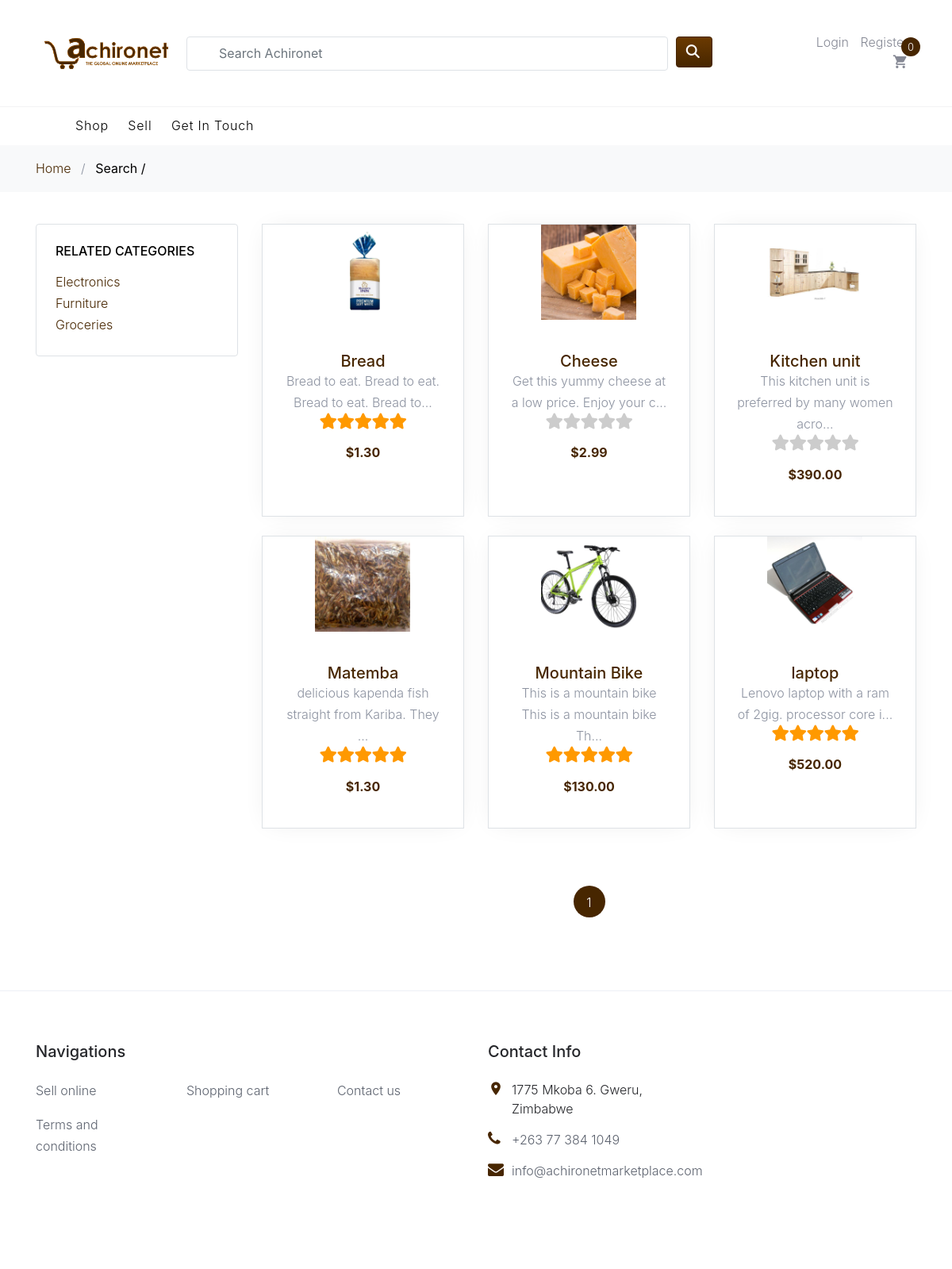
Page /shop/search/ on the committed database.
### shop/models.py (models this page shows, shortened)
class Product(models.Model):
    objects = ProductQuerySet.as_manager()
    category = models.ForeignKey(Category, related_name='products',
                                 on_delete=models.CASCADE)
    name = models.CharField(max_length=200, db_index=True)
    slug = models.SlugField(max_length=200, db_index=True)
    description = models.TextField(max_length=500)
    price = models.DecimalField(max_digits=10, decimal_places=2)
    available = models.BooleanField(default=True)
    published = models.BooleanField(default=False)
    created = models.DateTimeField(auto_now_add=True)
    updated = models.DateTimeField(auto_now=True)
    stock = models.IntegerField()
    search_keywords = models.CharField(max_length=500, blank=True)
    seller = models.ForeignKey(
        SellerProfile, related_name='stock', on_delete=models.CASCADE, null=True)
    class Meta:
        ordering = ('name',)
        index_together = (('id', 'slug'),)
    def get_absolute_url(self):
        return reverse('shop:product_detail', args=[self.id, self.slug])
    def get_short_description(self):
        return self.description[:50] + "..."
    def get_average_review(self):
        total = sum(review.score for review in self.review_set.all())
        avg = 0
        try:
            avg = (total / self.review_set.all().count())
        except ZeroDivisionError:
            avg = 0
        return int(avg)
    def get_rating_html(self):
        colored_stars = self.get_average_review()
        uncolored_stars = 5 - colored_stars
        colored_stars_string = ""
        uncolored_stars_string = ""
        counter = 0
        for i in range(1, colored_stars+1):
            colored_stars_string += '<span><input type="radio" name="rating" id="str{0}" value="{0}"><label style="color:#F90" id="label{0}" for="str{0}"><i class="fas fa-star"></i></label></span>'.format(
                i)
        for i in range(colored_stars+1, 6):
            uncolored_stars_string += '<span><input type="radio" name="rating" id="str{0}" value="{0}"><label id="label{0}" for="str{0}"><i class="fas fa-star"></i></label></span>'.format(
                i)
        return '<div class="product-rating">' + colored_stars_string + uncolored_stars_string + '</div>'

class ProductImage(models.Model):
    file = models.ImageField(
        upload_to=RandomFileName("product-images"), blank=True)
    description = models.CharField(max_length=255, blank=True)
    uploaded_at = models.DateTimeField(auto_now_add=True)
    product = models.ForeignKey(
        "Product", on_delete=models.CASCADE, related_name="images", null=True, blank=True)
    class Meta:
        verbose_name = 'image'
        verbose_name_plural = 'images'

class Review(models.Model):
    your_message = models.TextField(max_length=4000)
    score = models.IntegerField(
        validators=[
            MaxValueValidator(5),
            MinValueValidator(0)
        ]
    )
    created = models.DateTimeField(auto_now_add=True)
    product = models.ForeignKey(Product, on_delete=models.CASCADE)
    user_profile = models.ForeignKey(
        Profile, null=True, on_delete=models.SET_NULL)

class Category(models.Model):
    name = models.CharField(max_length=200, db_index=True)
    slug = models.SlugField(max_length=200, unique=True)
    class Meta:
        ordering = ('name',)
        verbose_name = 'category'
        verbose_name_plural = 'categories'
    def get_absolute_url(self):
        return reverse('shop:product_list_by_category', args=[self.slug])

### shop/views.py (the view)
# urls.py: url(r'^shop/search/$', views.search_products, name='search'),
def search_products(request):
    products = None
    if request.user.is_staff:
        products = Product.objects.filter(available=True)
    else:
        products = Product.objects.filter(available=True, published=True)
    form = SearchForm(request.GET)
    query_string = ""
    if form.is_valid():
        products = products.search(**form.cleaned_data)
        query_string = form.cleaned_data['q']
    categories = []
    for product in products:
        categories.append(product.category)
    categories = set(categories)
    paginator = Paginator(products, 12)
    current_page = 1
    if request.GET.get('page', None):
        page_number = int(request.GET.get('page'))
        products = paginator.page(page_number)
        current_page = page_number
    else:
        products = paginator.page(1)
    pages = [1]
    if paginator.num_pages > 1:
        pages = list(range(1, paginator.num_pages+1))
        print(paginator.num_pages)
        print(pages)
    context = {
        'categories': categories,
        'products': products,
        'pages': pages,
        'current_page': current_page,
        'form': form,
        'query_string': query_string
    }
    if products.has_previous():
        context['previous'] = products.previous_page_number()
    if products.has_next():
        context['next'] = products.next_page_number()
    categories = set(categories)
    return render(request,
                  "shop/product/search.html",
                  context)

### shop/forms.py
class SearchForm(forms.Form):
    q = forms.CharField(max_length=90)

### shop/templates/shop/product/search.html (shortened to what this page needs)
{% extends "shop/base/base.html" %}
{% load static %}
{% block view_name %}
  Search / {{query_string}}
{% endblock %}
{% block content %}
<div class="site-section">
    <div class="container">
        <div class="row mb-5">
            <div class="col-md-9 order-2">
                <div class="row mb-5">
                    {% for product in products %}
                    <div class="col-sm-6 col-lg-4 mb-4" data-aos="fade-up">
                        <div class="block-4 text-center product-item border">
                            <figure class="block-4-image">
                                <a href="{{ product.get_absolute_url }}"><img src="{{ product.images.first.file.url }}"
                                        alt="Image placeholder" class="img-fluid product-img"></a>
                            </figure>
                            <div class="block-4-text p-4">
                                <h3><a href="{{ product.get_absolute_url }}">{{ product.name }}</a></h3>
                                <p class="mb-0">{{ product.get_short_description }}</p>
                                <div class="mb-0 product-rating-wrapper">
                                 {{ product.get_rating_html | safe }}
                                </div>
                                <p style="clear:both" class="text-primary font-weight-bold">${{ product.price }}</p>
                            </div>
                        </div>
                    </div>
                    {% endfor %}
                </div>
                <div class="row" data-aos="fade-up">
                    <div class="col-md-12 text-center">
                        <div class="site-block-27">
                            <ul>
                              {% for page_number in pages %}
                                {% if page_number == current_page %}
                                 <li class="active">
                                 <a class='page-lin-search' data-query="{{query_string}}" data-page="{{page_number}}" href="{% url 'shop:search' %}">{{page_number}}</a></li>
                                {% else %}
                                 <li><a class='page-lin-search' data-query="{{query_string}}"  data-page="{{page_number}}" href="{% url 'shop:search' %}">{{page_number}}</a></li>
                                {% endif %}
                              {% endfor %}
                            </ul>
                        </div>
                    </div>
                </div>
            </div>
            <div class="col-md-3 order-1 mb-5 mb-md-0">
                <div class="border p-4 rounded mb-4">
                    <h3 class="mb-3 h6 text-uppercase text-black d-block">Related categories</h3>
                    <ul class="list-unstyled mb-0">
                        {% for c in categories %}
                        <li {% if category.slug == c.slug %} class="mb-1" {% endif %}>
                            <a href="{{ c.get_absolute_url }}" class="d-flex">{{ c.name }}</a>
                        </li>
                        {% endfor %}
                    </ul>
                </div>
            </div>
        </div>
    </div>
</div>
{% endblock %}

### shop/static/css/style.css (style rules this page uses)
body { line-height: 1.7; color: #8c92a0; font-weight: 300; font-size: 16px; }
a { -webkit-transition: .3s all ease; -o-transition: .3s all ease; transition: .3s all ease; }
.text-black { color: #000; }
.site-section { padding: 2.5em 0; }
@media (min-width: 768px) { .site-section { padding: 2.5em 0; } }
.block-4 { -webkit-box-shadow: 0 0 30px -10px rgba(0, 0, 0, 0.1); box-shadow: 0 0 30px -10px rgba(0, 0, 0, 0.1); background: #fff; }
.block-4 .block-4-text h3 { font-size: 20px; margin-bottom: 0; }
.block-4 .block-4-text h3 a { text-decoration: none; }
.site-block-27 ul, .site-block-27 ul li { padding: 0; margin: 0; }
.site-block-27 ul li { display: inline-block; margin-bottom: 4px; }
.site-block-27 ul li a, .site-block-27 ul li span { text-align: center; display: inline-block; width: 40px; height: 40px; line-height: 40px; border-radius: 50%; border: 1px solid #ccc; }
.site-block-27 ul li.active a, .site-block-27 ul li.active span { background: #472600; color: #fff; border: 1px solid transparent; }
.text-center { text-align: center; }
body { background-color: #fff }
@media screen and (min-width:900px) { .product-img { height: 10vw; } }
.product-rating-wrapper { text-align: center; }
.product-rating { width: fit-content; display: inline-block; }
.product-rating span { position: relative; }
.product-rating span label { display: inline-block; width: 20px; height: 20px; text-align: center; color: #ccc; background: #fff; float: left; font-size: 20px; margin-right: 2px; line-height: 20px; }

### rows in the picture
Product: images.first.file (picture), name "Bread", get_short_description "Bread to eat. Bread to eat. Bread to eat. Bread to...", price "1.30"
Product: images.first.file (picture), name "Cheese", get_short_description "Get this yummy cheese at a low price. Enjoy your c...", price "2.99"
Product: images.first.file (picture), name "Kitchen unit", get_short_description "This kitchen unit is preferred by many women acro...", price "390.00"
Product: images.first.file (picture), name "Matemba", get_short_description "delicious kapenda fish straight from Kariba. They ...", price "1.30"
Product: images.first.file (picture), name "Mountain Bike", get_short_description "This is a mountain bike This is a mountain bike Th...", price "130.00"
Product: images.first.file (picture), name "laptop", get_short_description "Lenovo laptop with a ram of 2gig. processor core i...", price "520.00"
Category: name "Electronics"
Category: name "Furniture"
Category: name "Groceries"

### other values in the picture
{{ page_number }} "1"
